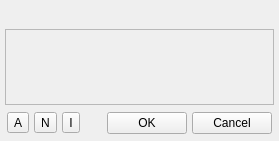
<?xml version="1.0" encoding="UTF-8"?>
<ui version="4.0">
 <class>SearchView</class>
 <widget class="QWidget" name="SearchView">
  <property name="geometry">
   <rect>
    <x>0</x>
    <y>0</y>
    <width>279</width>
    <height>141</height>
   </rect>
  </property>
  <property name="windowTitle">
   <string>Form</string>
  </property>
  <layout class="QVBoxLayout" name="verticalLayout">
   <property name="spacing">
    <number>5</number>
   </property>
   <property name="margin">
    <number>5</number>
   </property>
   <item>
    <widget class="QLabel" name="labelInfo">
     <property name="text">
      <string/>
     </property>
    </widget>
   </item>
   <item>
    <widget class="QWidget" name="containerTextTerm" native="true">
     <property name="sizePolicy">
      <sizepolicy hsizetype="Expanding" vsizetype="Fixed">
       <horstretch>0</horstretch>
       <verstretch>0</verstretch>
      </sizepolicy>
     </property>
    </widget>
   </item>
   <item>
    <widget class="QFrame" name="containerResultTree">
     <property name="sizePolicy">
      <sizepolicy hsizetype="Preferred" vsizetype="Expanding">
       <horstretch>0</horstretch>
       <verstretch>0</verstretch>
      </sizepolicy>
     </property>
     <property name="frameShape">
      <enum>QFrame::StyledPanel</enum>
     </property>
     <property name="frameShadow">
      <enum>QFrame::Raised</enum>
     </property>
    </widget>
   </item>
   <item>
    <widget class="QWidget" name="containerBottom" native="true">
     <property name="sizePolicy">
      <sizepolicy hsizetype="Preferred" vsizetype="Fixed">
       <horstretch>0</horstretch>
       <verstretch>0</verstretch>
      </sizepolicy>
     </property>
     <layout class="QHBoxLayout" name="horizontalLayout">
      <property name="spacing">
       <number>5</number>
      </property>
      <property name="margin">
       <number>2</number>
      </property>
      <item>
       <widget class="QToolButton" name="buttonAll">
        <property name="text">
         <string>A</string>
        </property>
       </widget>
      </item>
      <item>
       <widget class="QToolButton" name="buttonNone">
        <property name="text">
         <string>N</string>
        </property>
       </widget>
      </item>
      <item>
       <widget class="QToolButton" name="buttonInverse">
        <property name="text">
         <string>I</string>
        </property>
       </widget>
      </item>
      <item>
       <spacer name="horizontalSpacer">
        <property name="orientation">
         <enum>Qt::Horizontal</enum>
        </property>
        <property name="sizeHint" stdset="0">
         <size>
          <width>40</width>
          <height>20</height>
         </size>
        </property>
       </spacer>
      </item>
      <item>
       <widget class="QPushButton" name="buttonOK">
        <property name="sizePolicy">
         <sizepolicy hsizetype="Expanding" vsizetype="Fixed">
          <horstretch>0</horstretch>
          <verstretch>0</verstretch>
         </sizepolicy>
        </property>
        <property name="text">
         <string>OK</string>
        </property>
       </widget>
      </item>
      <item>
       <widget class="QPushButton" name="buttonCancel">
        <property name="sizePolicy">
         <sizepolicy hsizetype="Expanding" vsizetype="Fixed">
          <horstretch>0</horstretch>
          <verstretch>0</verstretch>
         </sizepolicy>
        </property>
        <property name="text">
         <string>Cancel</string>
        </property>
       </widget>
      </item>
     </layout>
    </widget>
   </item>
  </layout>
 </widget>
 <resources/>
 <connections/>
</ui>
